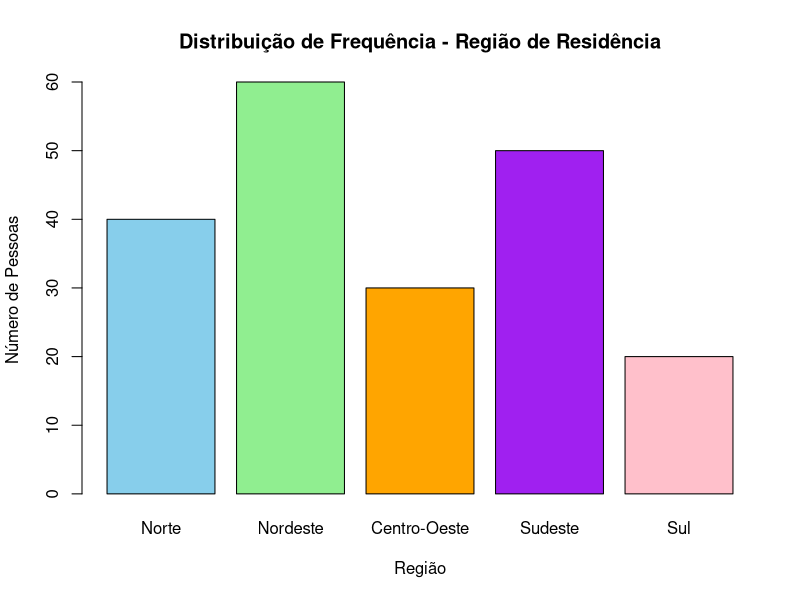
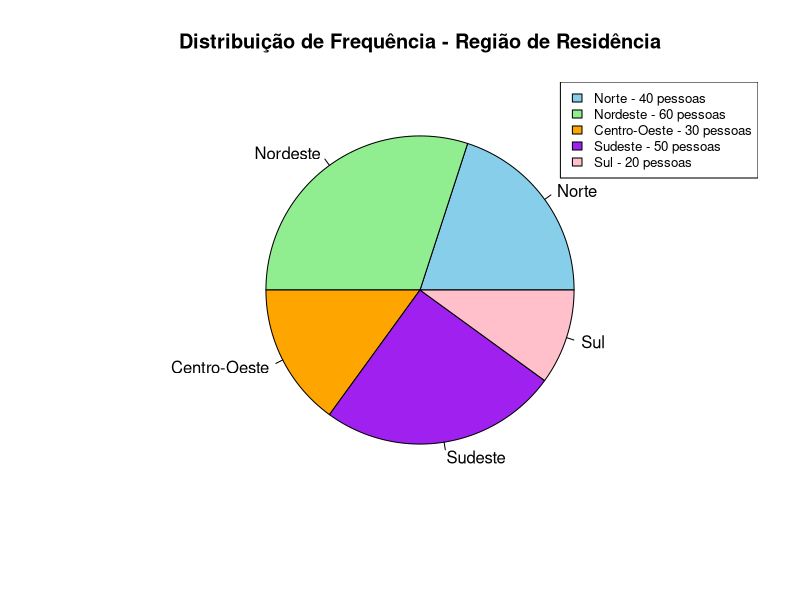

Generate these figures, in order, with R:
## ---- chunk 1
knitr::opts_chunk$set(#collapse = TRUE,
                      echo = TRUE, 
                      size = "footnotesize",
                      comment = NA,
                      warning = FALSE,
                      message = FALSE,
                      #out.width = "1\\linewidth",
                      fig.align = "center",
                      fig.width = 8, 
                      fig.height = 4, 
                      fig.show = "hold",
                      #fig.path = "Figuras1/",
                      fig.pos = "!htb",
                      fig.cap = TRUE,
                      background = "#E6E6FA",
                      #background = "black",
                      dev = c("png",'pdf'),
                      res=300,
                      dpi = 300)
## ---- chunk 2
#library(tidyverse)
#library(tinytex)
library(knitr)
library(kableExtra)
library(xtable)
library(ggplot2)
library(dplyr)
## ---- chunk 3

# Dados da pesquisa
regioes <- c("Norte", "Nordeste", "Centro-Oeste", "Sudeste", "Sul")
frequencias <- c(40, 60, 30, 50, 20)

# Criar gráfico de barras
barplot(frequencias,
        names.arg = regioes,
        col = c("skyblue", "lightgreen", "orange", "purple", "pink"),
        main = "Distribuição de Frequência - Região de Residência",
        xlab = "Região",
        ylab = "Número de Pessoas")

     
## ---- chunk 4
# Dados da pesquisa
regioes <- c("Norte", "Nordeste", "Centro-Oeste", "Sudeste", "Sul")
frequencias <- c(40, 60, 30, 50, 20)

# Criar gráfico de setores
pie(frequencias,
    labels = regioes,
    col = c("skyblue", "lightgreen", "orange", "purple", "pink"),
    main = "Distribuição de Frequência - Região de Residência")

# Adicionar legenda com valores
legend("topright",
       legend = paste(regioes, "-", frequencias, "pessoas"),
       fill = c("skyblue", "lightgreen", "orange", "purple", "pink"),
       cex = 0.8)
